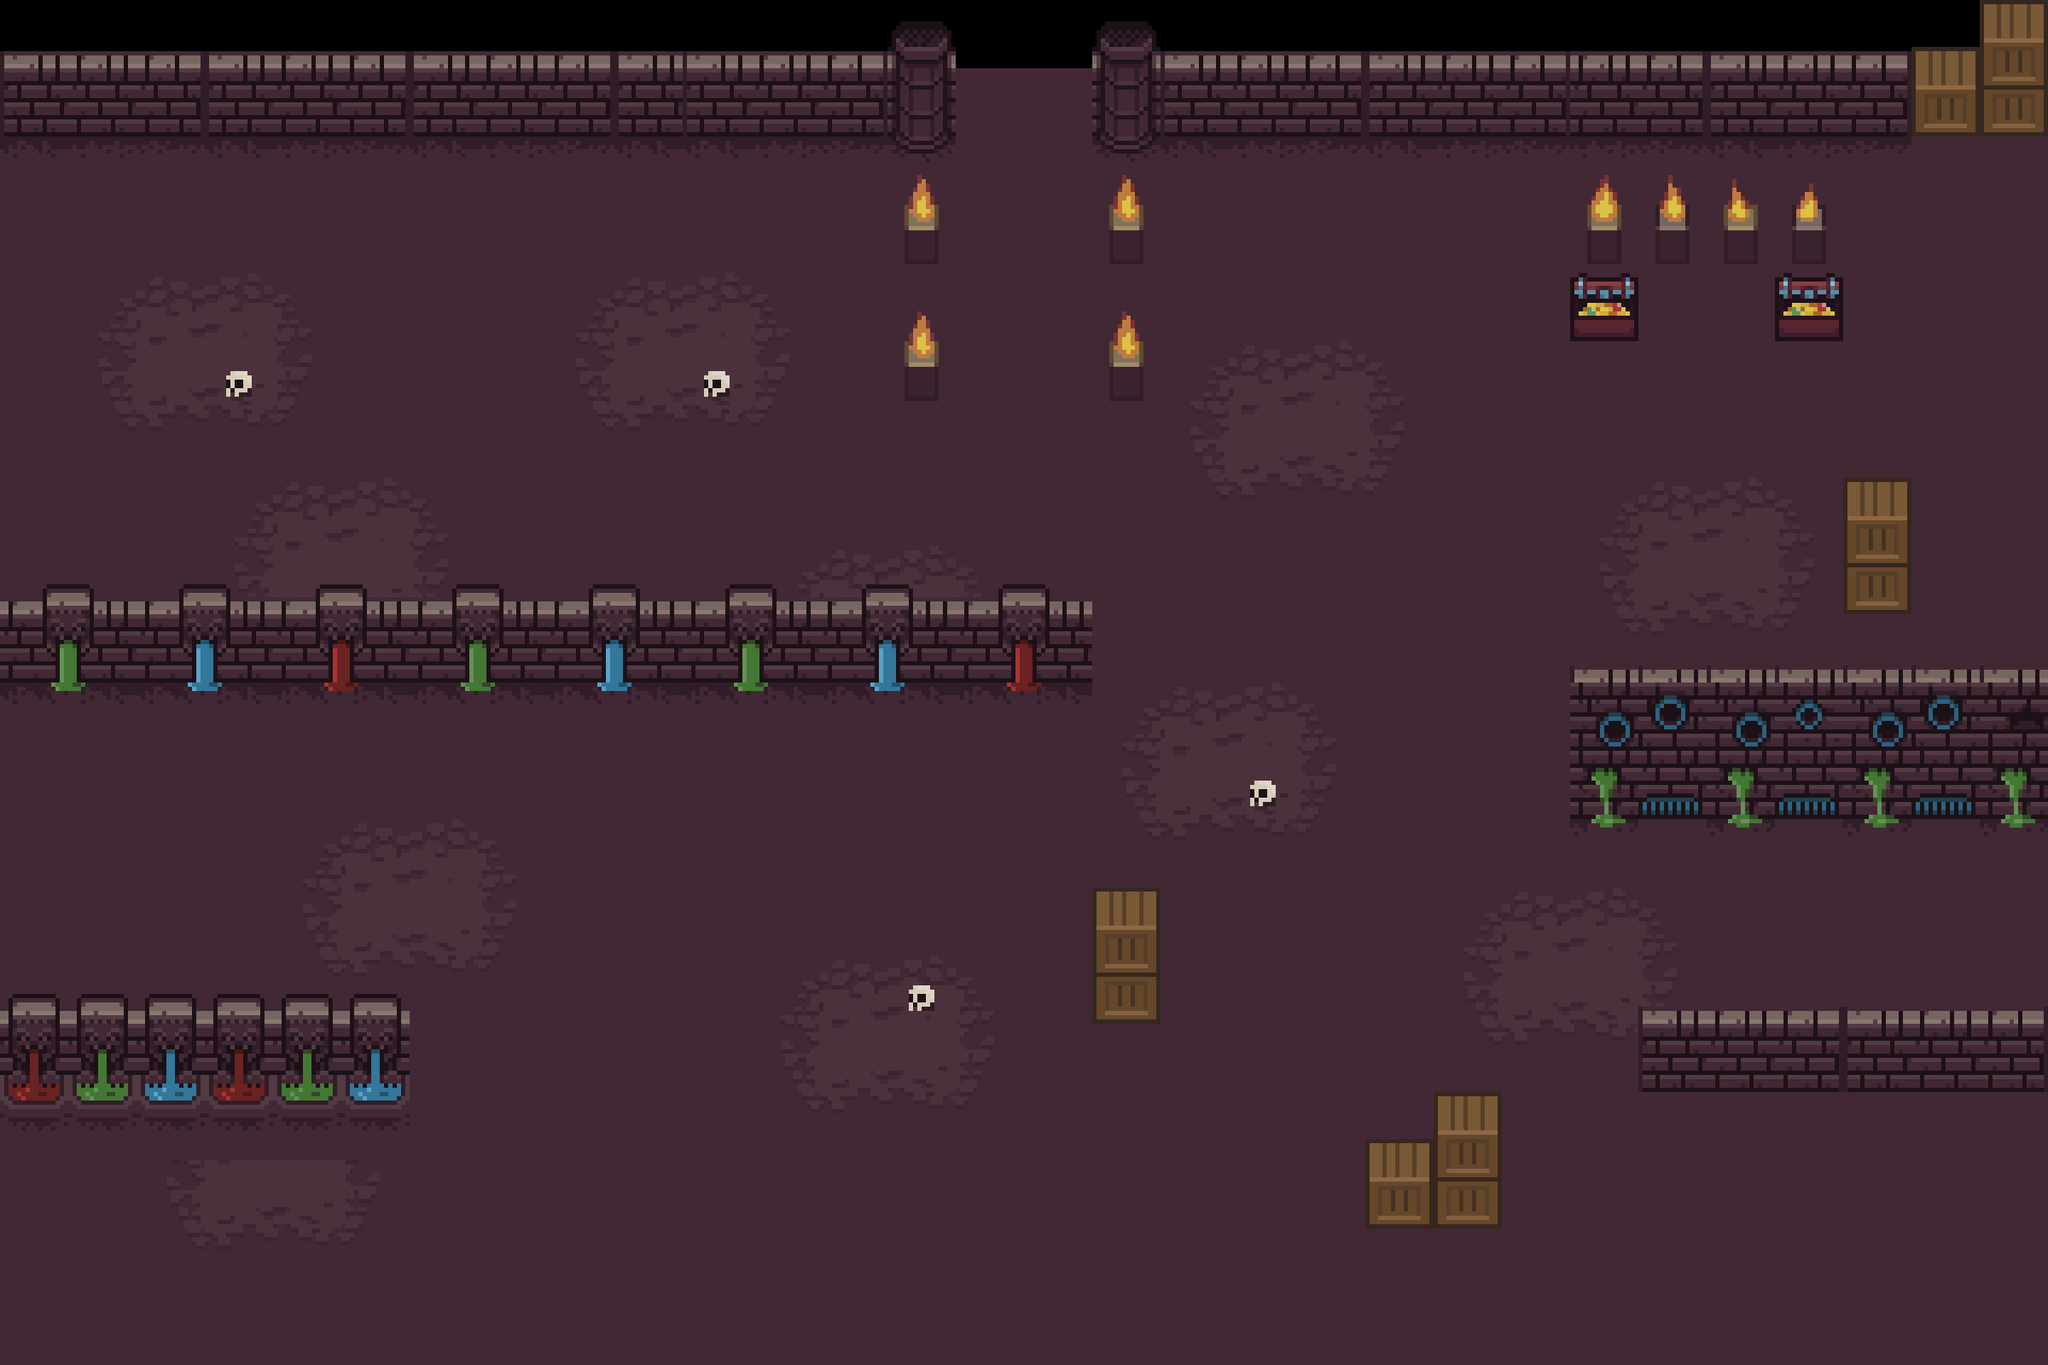

This game map was drawn from its Tiled (.tmx) file and the tilesets committed beside it. A one-line description and the trimmed map source follow:
An orthogonal 30x20 tile map with 80x80 px tiles, 4 tile layers (Ground, Ground 2, Objects - Below Player, Objects - On Top of Player) and 28 objects (24x walls, 4x border).

<map version="1.2" tiledversion="1.3.1" orientation="orthogonal" renderorder="right-down" compressionlevel="0" width="30" height="20" tilewidth="80" tileheight="80" infinite="0" nextlayerid="7" nextobjectid="67">
 <editorsettings>
  <export target="map.lua" format="lua" />
 </editorsettings>
 <tileset firstgid="1" source="80x80ts.tsx" />
 <layer id="1" name="Ground" width="30" height="20">
  <data>[600 cells, 570 non-empty, 1 distinct tile ids]</data>
 </layer>
 <layer id="2" name="Ground 2" width="30" height="20">
  <data>[600 cells, 132 non-empty, 12 distinct tile ids]</data>
 </layer>
 <layer id="3" name="Objects - Below Player" width="30" height="20">
  <data>[600 cells, 159 non-empty, 42 distinct tile ids]</data>
 </layer>
 <layer id="4" name="Objects - On Top of Player" width="30" height="20">
  <data>[600 cells, 56 non-empty, 17 distinct tile ids]</data>
 </layer>
 <objectgroup id="5" name="Collision" visible="0">
  <object id="20" type="walls" x="0" y="700" width="1280" height="80" />
  <object id="21" type="walls" x="0" y="1180" width="480" height="80" />
  <object id="22" type="walls" x="1900" y="1180" width="500" height="60" />
  <object id="26" type="walls" x="0" y="80" width="2400" height="40" />
  <object id="28" type="walls" x="1040" y="100" width="80" height="60" />
  <object id="30" type="walls" x="1280" y="100" width="80" height="60" />
  <object id="41" type="walls" x="1580" y="1340" width="180" height="80" />
  <object id="44" type="walls" x="1260" y="1100" width="100" height="80" />
  <object id="45" type="walls" x="1040" y="220" width="60" height="60" />
  <object id="46" type="walls" x="1280" y="220" width="60" height="60" />
  <object id="47" type="walls" x="1040" y="380" width="60" height="60" />
  <object id="48" type="walls" x="1280" y="380" width="60" height="60" />
  <object id="54" type="walls" x="240" y="420" width="60" height="40" />
  <object id="55" type="walls" x="800" y="440" width="60" height="40" />
  <object id="56" type="walls" x="1440" y="920" width="60" height="40" />
  <object id="58" type="walls" x="1040" y="1160" width="60" height="40" />
  <object id="59" type="walls" x="2140" y="620" width="100" height="80" />
  <object id="60" type="walls" x="1820" y="800" width="580" height="120" />
  <object id="61" type="walls" x="1840" y="220" width="60" height="80" />
  <object id="62" type="walls" x="1940" y="220" width="40" height="60" />
  <object id="63" type="walls" x="2020" y="220" width="40" height="60" />
  <object id="64" type="walls" x="2100" y="220" width="40" height="80" />
  <object id="65" type="walls" x="1820" y="320" width="100" height="60" />
  <object id="66" type="walls" x="2060" y="320" width="100" height="60" />
 </objectgroup>
 <objectgroup id="6" name="Border">
  <object id="1" type="border" x="0" y="-80" width="2400" height="80" />
  <object id="2" type="border" x="2380" y="-80" width="100" height="1760" />
  <object id="3" type="border" x="0" y="1580" width="2400" height="100" />
  <object id="4" type="border" x="-80" y="-80" width="100" height="1760" />
 </objectgroup>
</map>